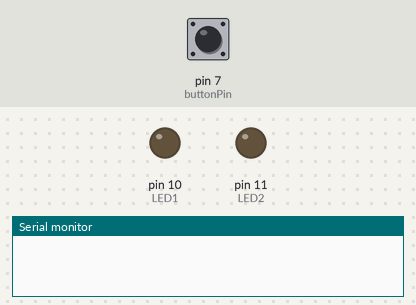
Simulated run of this sketch. Board: Arduino Uno, built with avr-gcc and run on an emulated ATmega328P. On the bench: output pins drawn as LEDs (lit = HIGH), the last lines printed to the serial monitor. Dashed ring = blinking. Inputs (shaded band) come from the test bench; at power-on: pin 7 (buttonPin) LOW.

Above: at 1.2 s.
1.3 s: pin 7 (buttonPin) pulled HIGH for 1 s
At 4.4 s:
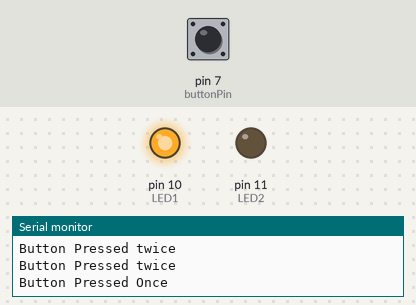
4.8 s: pin 7 (buttonPin) pulled HIGH for 3.2 s
At 5.4 s:
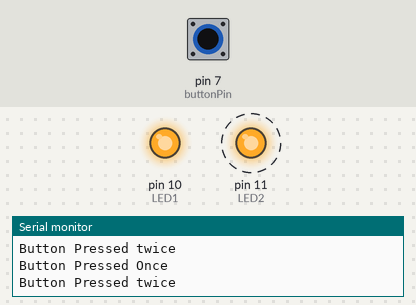
9.5 s: pin 7 (buttonPin) pulled HIGH for 0.15 s
At 11.3 s:
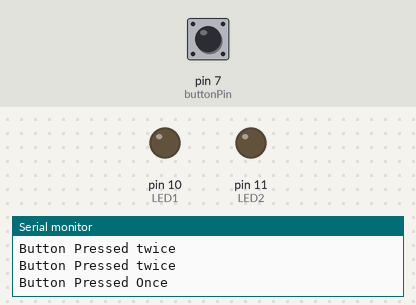
Timing chart, 0 to 12.8 s (numbered marks = the images above; inputs shaded):
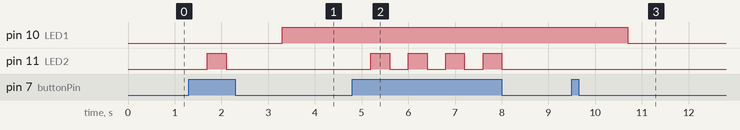

The sketch:

State_Change_Detection_practice_doubleClick.ino
```cpp
// set PushButton pin number
const int buttonPin = 7;

// set LED pin numbers
const int LED1 = 10;
const int LED2 = 11;

// set LED pin 13
const int LEDP13 = 13;

//initialising led
int LED1Status = LOW;
int LED2Status = LOW;

int buttonState;

unsigned long timePress = 0;
unsigned long timePressLimit = 0;
int clicks = 0;

void setup() {
  // put your setup code here, to run once:

  // initialize the LED pin as an output:
  pinMode(buttonPin, INPUT);

  // initialize the pushbutton pin as an input:
  pinMode(LED1, OUTPUT);
  pinMode(LED2, OUTPUT);

  Serial.begin(9600);
}

void loop() {

  // put your main code here, to run repeatedly:

  buttonState = digitalRead(buttonPin);

  if (buttonState == HIGH) {
    delay(200);
    //Serial.println("Button Pressed");

    if (clicks == 0) {
      timePress = millis();
      timePressLimit = timePress + 1000;
      clicks = 1;
    }

    else if (clicks == 1 && millis() < timePressLimit) {
      Serial.println("Button Pressed twice");

      // Double Press Action
      if (LED2Status == LOW) {
        digitalWrite(LED2, HIGH);
        LED2Status = HIGH;
      }

      else if (LED2Status == HIGH) {
        digitalWrite(LED2, LOW);
        LED2Status = LOW;
      }

      // set variables back to 0
      timePress = 0;
      timePressLimit = 0;
      clicks = 0;
    }
  }

  if (clicks == 1 && timePressLimit != 0 && millis() > timePressLimit) {
    Serial.println("Button Pressed Once");
    timePress = 0;
    timePressLimit = 0;
    clicks = 0;

    // Single Press Action
    if (LED1Status == LOW) {
      digitalWrite(LED1, HIGH);
      LED1Status = HIGH;
    }

    else if (LED1Status == HIGH) {
      digitalWrite(LED1, LOW);
      LED1Status = LOW;
    }
  }
}
```

Measured:
- after the input at 1.3 s, pin 10 (LED1): LOW → HIGH after 2.0 s; pin 11 (LED2): LOW → HIGH after 0.40 s, → LOW 0.40 s later
- after the input at 4.8 s, pin 11 (LED2): alternates HIGH for 0.40 s and LOW for 0.40 s, 8 changes in all, then stays LOW, starting after 0.40 s
- after the input at 9.5 s, pin 10 (LED1): HIGH → LOW after 1.2 s
